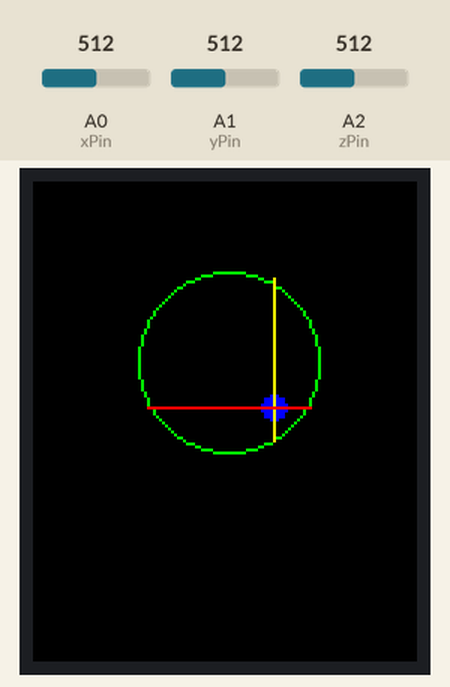
This sketch was run on a simulated Arduino Uno, built with avr-gcc and run on an emulated ATmega328P. Shown: 128×160 colour display. The test bench sets the inputs (shaded band); at power-on: A0 (xPin) = 512, A1 (yPin) = 512, A2 (zPin) = 512. What the sketch prints to the serial monitor is not drawn.

Above: at 1.3 s.
1.4 s: A0 (xPin) set to 401
At 1.9 s:
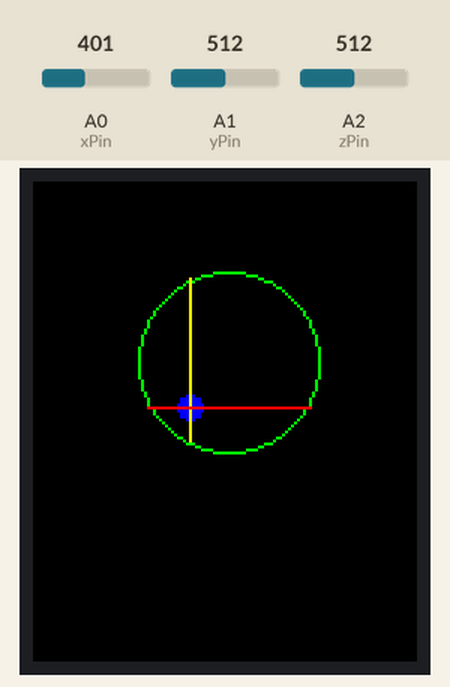
2.9 s: A0 (xPin) set to 382
At 3.8 s:
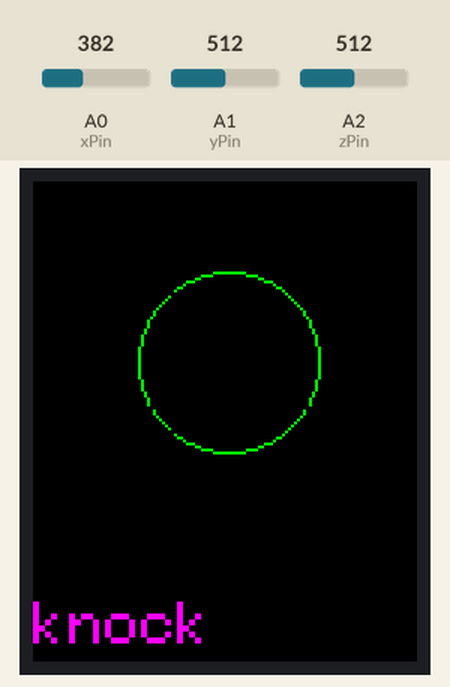
5.4 s: A1 (yPin) set to 390
At 7.5 s:
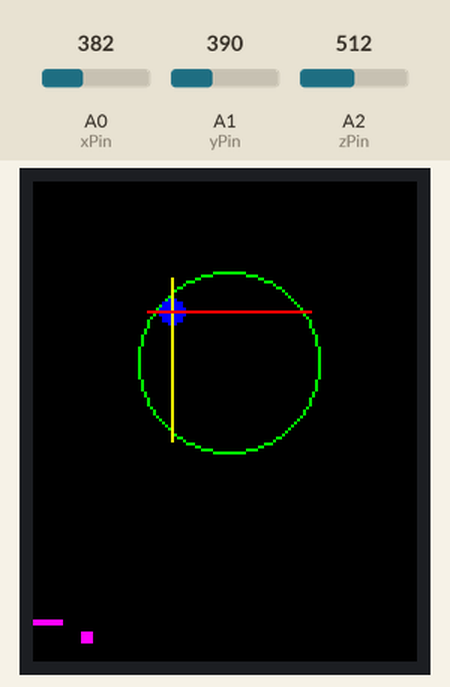
7.9 s: A2 (zPin) set to 468
At 9.4 s:
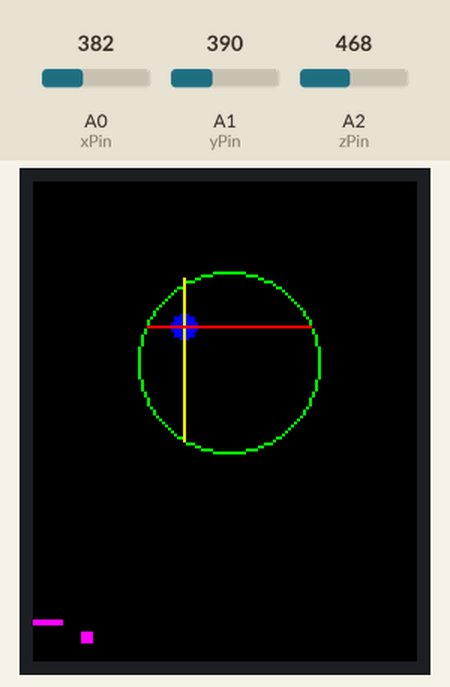
10.9 s: A2 (zPin) set to 449
At 11.4 s:
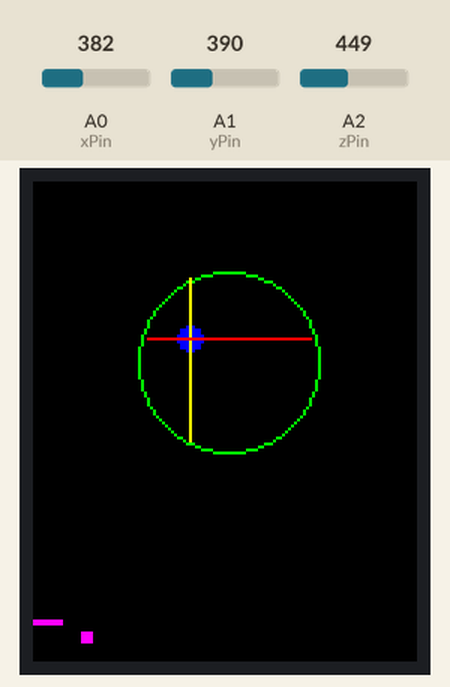
12.4 s: A1 (yPin) set to 415
At 12.8 s:
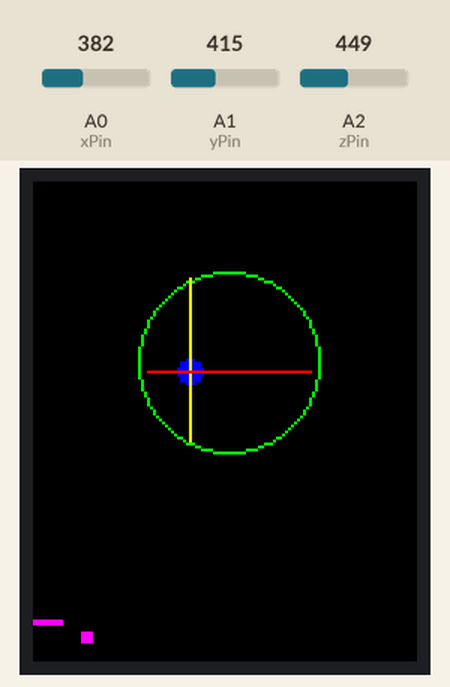
Timing chart, 0 to 14.9 s (numbered marks = the images above; inputs shaded):
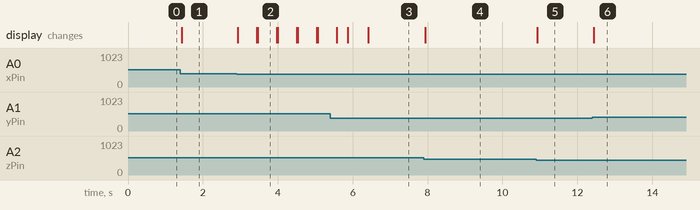

The sketch:

knockknock.ino
```cpp
//************************//
//    Modify by WIDE.HK   //
//************************//
// X  Connected to A0
// Y  Connected to A1
// Z  Connected to A2

// MicroSD CS    Connected to D4
// MicroSD MISO  Connected to D12

// TFT+MicroSD !SCL  Connected to D13
// TFT+MicroSD !SDA  Connected to D11
// TFT          DC   Connected to D9
// TFT          RES  Connected to D8
// TFT          CS   Connected to D10

//************************//
//    Modify by WIDE.HK   //
//************************//


#include <Adafruit_GFX.h>    // Core graphics library
#include <Adafruit_ST7735.h> // Hardware-specific library
#include <SPI.h>
#include <SD.h>

const int xPin = 0;     //Connected to A0
const int yPin = 1;     //Connected to A1
const int zPin = 2;     //Connected to A2
int knock = 0;
int knock_delay;

int minVal = 300;
int maxVal = 400;
//to hold the caculated values

double ix;
double iy;
double iz;

//THis is BGR Color, NOT RGB, change the R and B in swap and worked
#define	BLACK           0x0000
#define	BLUE            0x001F
#define	RED             0xF800
#define	GREEN           0x07E0
#define CYAN            0x07FF
#define MAGENTA         0xF81F
#define YELLOW          0xFFE0
#define WHITE           0xFFFF

// TFT display and SD card will share the hardware SPI interface.
// Hardware SPI pins are specific to the Arduino board type and
// cannot be remapped to alternate pins.  For Arduino Uno,
// Duemilanove, etc., pin 11 = MOSI(SDA), pin 12 = MISO, pin 13 = SCL.
#define SD_CS    4  // Chip select line for SD card
#define TFT_CS  10  // Chip select line for TFT display
#define TFT_DC   9  // Data/command line for TFT
#define TFT_RST  8  // Reset line for TFT (or connect to +5V)

Adafruit_ST7735 tft = Adafruit_ST7735(TFT_CS, TFT_DC, TFT_RST);

void clear_text_line(int text_x, int text_y){
  for(int i = 0; i < 14; i++){
    tft.drawFastHLine(text_x, text_y + i, 126, BLACK);
  }
}

void setup(void) {
  tft.initR(INITR_BLACKTAB);   // initialize a ST7735R chip, red tab
  tft.fillScreen(ST7735_BLACK);
//  tft.setTextColor(WHITE);
//  tft.println( "Accel: " );
//  tft.setCursor(0, 110);
//  tft.println("  1.8 TFT + ADXL335  ");
//  tft.setCursor(0, 120);
//  tft.println("Arduino Balance Scale");
//  tft.setTextColor(CYAN);
//  tft.setCursor(0, 130);
//  tft.println("****** Example ******");
//  tft.setTextSize(2);
//  tft.setTextColor(MAGENTA);
//  tft.setCursor(0, 140);
//  tft.println("- WIDE.HK-");
  knock = 0;
  knock_delay = 0;
    Serial.begin(9600);
}

void loop() {
  // int k=0;

  //tft.setCursor(0,0);
  // tft.println(millis()/10);
  show_adxl() ;

  //tft.clearDisplay();

}


void show_adxl() {
  while (1)
  {
    int xRead = analogRead(xPin);
    int yRead = analogRead(yPin);
    int zRead = analogRead(zPin);

    int xAng = map(xRead, minVal, maxVal, -90, 90);
    int yAng = map(yRead, minVal, maxVal, -90, 90);
    int zAng = map(zRead, minVal, maxVal, -90, 90);

    ix = (RAD_TO_DEG * (atan2(-yAng, -zAng) + PI)) - 30;
    iy = (RAD_TO_DEG * (atan2(-xAng, -zAng) + PI)) - 30;
    iz = (RAD_TO_DEG * (atan2(-yAng, -xAng) + PI)) - 30;

//    tft.setCursor(0, 0);
//    tft.setTextSize(1);
//    tft.setTextColor(WHITE);
//    tft.setCursor(40, 0);
//    tft.println("X");
//    tft.setCursor(40, 10);
//    tft.println((float) ix, 0 );   //x
//
//    tft.setCursor(70, 0);
//    tft.println("Y");
//    tft.setCursor(70, 10);
//    tft.println((float) iy, 0 );   //y
//
//    tft.setCursor(100, 0);
//    tft.println("Z");
//    tft.setCursor(100, 10);
//    tft.println((float) iz, 0 );   //z
    Serial.print("X: ");
    Serial.print(ix);
    Serial.print(", Y:");
    Serial.print(iy);
    Serial.print(", Z:");
    Serial.println(iz);

    if (iz > 45 || iz < -15) {
      knock++;
      knock_delay = 0;
      delay(500);
    }
    if (knock > 0) {
      knock_delay++;
      tft.setTextSize(2);
      tft.setTextColor(MAGENTA);
      clear_text_line(0, 140);
      tft.setCursor(0, 140);
      if(knock == 1){
        tft.println("knock");
      } else if(knock == 2){
        tft.println("knockknock");
      } else{
        knock = 0;
        tft.println("-");
      }

    }

    if(knock_delay > 25){
      knock_delay = 0;
      knock = 0;
      tft.setTextSize(2);
      tft.setTextColor(MAGENTA);
      clear_text_line(0, 140);
      tft.setCursor(0, 140);
      tft.println("-.");
    }


    tft.drawCircle(65, 60, 30, GREEN);
    tft.fillCircle(iy + 65, ix + 60, 4, BLUE);

    tft.drawFastVLine(iy + 65, 32, 55, YELLOW);
    tft.drawFastHLine(38, ix + 60, 55, RED);
    delay(20);
    tft.drawFastHLine(38, ix + 60, 55, BLACK);
    tft.drawFastVLine(iy + 65, 32, 55, BLACK);
    tft.fillCircle(iy + 65, ix + 60, 4, BLACK);
    tft.setTextColor(BLACK);
    tft.setCursor(40, 10);
    tft.println((float) ix, 0 );   //x
    tft.setCursor(70, 10);
    tft.println((float) iy, 0 );   //y
    tft.setCursor(100, 10);
    tft.println((float) iz, 0 );   //z

  }
}


#define BUFFPIXEL 20
```

Measured:
- the behaviour switches between 394 and 393 on A0 (xPin) (found by bisection; images 1 and 2)
- after the input at 1.4 s, the display: changes at once (image 1)
- after the input at 7.9 s, the display: changes at once (image 4)
- after the input at 10.9 s, the display: changes at once (image 5)
- after the input at 12.4 s, the display: changes at once (image 6)
- what the display in image 2 shows lasts 0.5 s, from 3.5 s to 4.0 s
